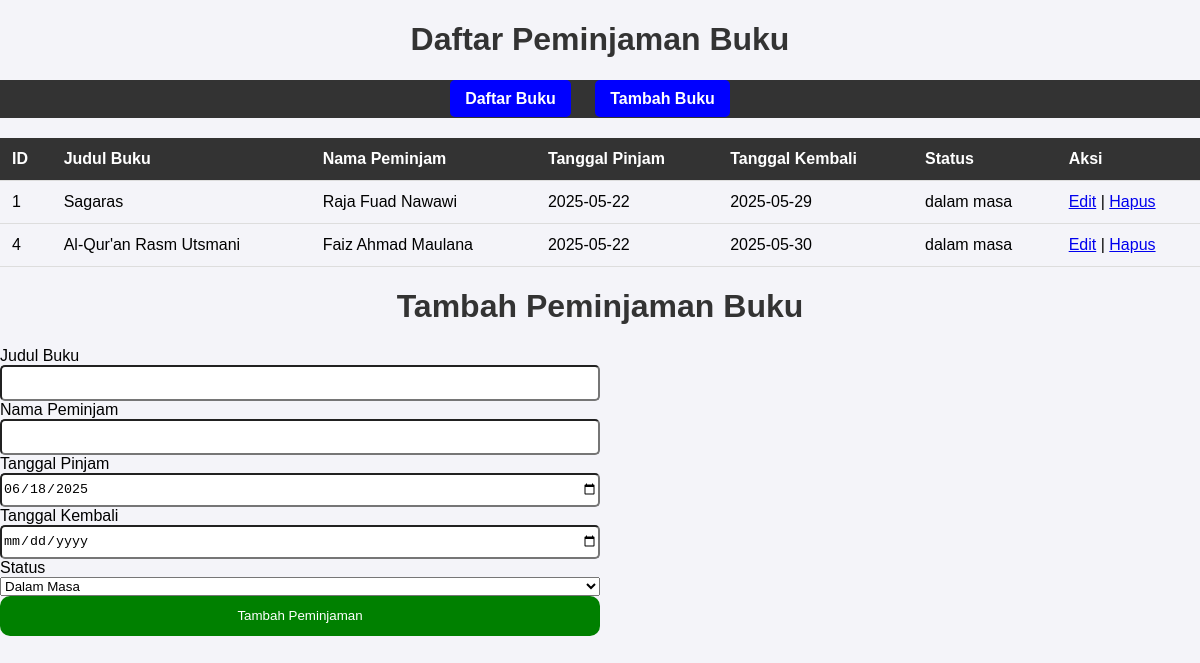
Page /peminjaman on the committed database.
### tables this page shows
CREATE TABLE "Peminjaman" (
	"id"	INTEGER,
	"id_buku"	INTEGER NOT NULL,
	"nama_peminjam"	TEXT NOT NULL,
	"tanggal_pinjam"	TEXT NOT NULL,
	"tanggal_kembali"	TEXT NOT NULL,
	"status"	TEXT NOT NULL,
	PRIMARY KEY("id" AUTOINCREMENT),
	FOREIGN KEY("id_buku") REFERENCES "Buku"("Id")
);

CREATE TABLE "Buku" (
	"Id"	INTEGER,
	"Judul"	TEXT,
	"Penulis"	TEXT,
	"Tahun"	INTEGER,
	PRIMARY KEY("Id" AUTOINCREMENT)
);

### app.py (the view, shortened to what this page needs)
@app.route('/peminjaman', methods=['GET', 'POST'])
def peminjaman():
    book_id = request.args.get('book_id', type=int)
    conn = get_db_connection()
    books = conn.execute('SELECT * FROM Buku').fetchall()
    selected_book = None
    if book_id:
        selected_book = conn.execute('SELECT * FROM Buku WHERE id = ?', (book_id,)).fetchone()
    peminjaman = conn.execute('''
        SELECT Peminjaman.id, Buku.judul, Peminjaman.nama_peminjam,
               Peminjaman.tanggal_pinjam, Peminjaman.tanggal_kembali, Peminjaman.status
        FROM Peminjaman
        JOIN Buku ON Peminjaman.id_buku = Buku.id
    ''').fetchall()
    current_date = date.today().isoformat()
    conn.close()
    return render_template('peminjaman.html',
                           peminjaman=peminjaman,
                           books=books,
                           selected_book=selected_book,
                           current_date=current_date)

### app.py (called while the page is built)
def get_db_connection():
    conn = sqlite3.connect('dbSqlite.db')  # pastikan nama file database sesuai
    conn.row_factory = sqlite3.Row  # Memungkinkan hasil query seperti dictionary
    print("Database Connected Successfully!")
    return conn

### Templates/peminjaman.html (shortened to what this page needs)
<!DOCTYPE html>
<html lang="id">
<head>
    <link rel="stylesheet" href="{{ url_for('static', filename='css/style.css') }}">
</head>
<body>
    <h1>Daftar Peminjaman Buku</h1>
    <nav>
        <ul>
            <li><a href="/">Daftar Buku</a></li>
            <li><a href="/add">Tambah Buku</a></li>
        </ul>
    </nav>
    <table>
        <thead>
            <tr>
                <th>ID</th>
                <th>Judul Buku</th>
                <th>Nama Peminjam</th>
                <th>Tanggal Pinjam</th>
                <th>Tanggal Kembali</th>
                <th>Status</th>
                <th>Aksi</th>
            </tr>
        </thead>
        <tbody>
            {% for pinjam in peminjaman %}
            <tr>
                <td>{{ pinjam.id }}</td>
                <td>{{ pinjam.judul }}</td>
                <td>{{ pinjam.nama_peminjam }}</td>
                <td>{{ pinjam.tanggal_pinjam }}</td>
                <td>{{ pinjam.tanggal_kembali }}</td>
                <td>{{ pinjam.status }}</td>
                <td>
                    <a href="/edit_peminjaman/{{ pinjam.id }}">Edit</a> |
                    <a href="/delete_peminjaman/{{ pinjam.id }}">Hapus</a>
                </td>
            </tr>
            {% endfor %}
        </tbody>
    </table>
    <h1>Tambah Peminjaman Buku</h1>
   <form action="{{ url_for('peminjaman') }}" method="POST">
    <label for="judul_buku">Judul Buku</label>
    <input type="text" id="judul_buku" name="judul_buku"
           value="{{ selected_book.judul if selected_book else '' }}" readonly>
    <label for="nama_peminjam">Nama Peminjam</label>
    <input type="text" id="nama_peminjam" name="nama_peminjam" required>
    <label for="tanggal_pinjam">Tanggal Pinjam</label>
    <input type="date" id="tanggal_pinjam" name="tanggal_pinjam" value="{{ current_date }}" required>
    <label for="tanggal_kembali">Tanggal Kembali</label>
    <input type="date" id="tanggal_kembali" name="tanggal_kembali" required>
    <label for="status">Status</label>
    <select id="status" name="status" required>
        <option value="dalam masa">Dalam Masa</option>
    </select>
    <button type="submit">Tambah Peminjaman</button>
</form>
</body>
</html>

### static/css/style.css (style rules this page uses)
body { font-family: Arial, sans-serif; background-color: #f4f4f9; margin: 0; padding: 0; }
nav { background-color: #333; padding: 10px 0; text-align: center; margin-bottom: 20px; }
nav ul { list-style-type: none; padding: 0; margin: 0; }
nav ul li { display: inline-block; margin-right: 20px; }
nav ul li a { text-decoration: none; color: white; font-weight: bold; padding: 10px 15px; border-radius: 5px; transition: background-color 0.3s; }
h1 { text-align: center; color: #333; }
table { width: 100%; border-collapse: collapse; margin-top: 20px; }
th, td { padding: 12px; text-align: left; border-bottom: 1px solid #ddd; }
th { background-color: #333; color: white; }
button { padding: 10px 20px; background-color: #4CAF50; color: white; border: none; border-radius: 5px; cursor: pointer; }
nav a { background-color: blue; }
form { display: flex; flex-direction: column; width: 50%; align-self: center; }
form input { height: 30px; border-radius: 5px; }
form button { height: 40px; background-color: green; color: white; border-radius: 10px; }

### rows in the picture
Peminjaman: id "1", judul "Sagaras", nama_peminjam "Raja Fuad Nawawi", tanggal_pinjam "2025-05-22", tanggal_kembali "2025-05-29", status "dalam masa"
Peminjaman: id "4", judul "Al-Qur'an Rasm Utsmani", nama_peminjam "Faiz Ahmad Maulana", tanggal_pinjam "2025-05-22", tanggal_kembali "2025-05-30", status "dalam masa"
